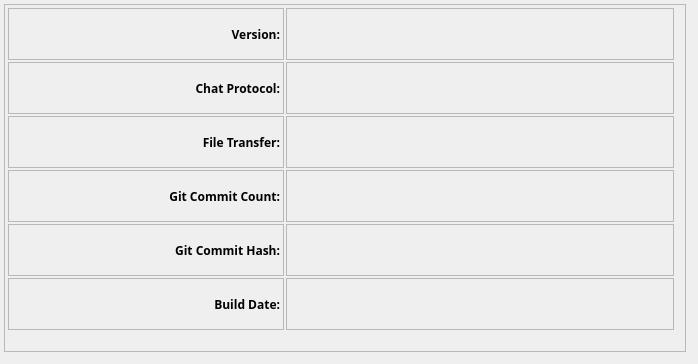
<?xml version="1.0" encoding="UTF-8"?>

<ui version="4.0">

 <class>form_About</class>

 <widget class="QDialog" name="form_About">

  <property name="enabled">

   <bool>true</bool>

  </property>

  <property name="geometry">

   <rect>

    <x>0</x>

    <y>0</y>

<width>698</width>
<height>364</height>
   </rect>

  </property>

  <property name="sizePolicy">

   <sizepolicy hsizetype="MinimumExpanding" vsizetype="MinimumExpanding">

    <horstretch>0</horstretch>

    <verstretch>0</verstretch>

   </sizepolicy>

  </property>

  <property name="minimumSize">

   <size>

<width>698</width>
<height>364</height>
   </size>

  </property>

  <property name="maximumSize">

   <size>

<width>698</width>
<height>364</height>
   </size>

  </property>

  <property name="sizeIncrement">

   <size>

<width>0</width>
<height>0</height>
   </size>

  </property>

  <property name="font">

   <font>

    <pointsize>9</pointsize>

   </font>

  </property>

  <property name="windowTitle">

   <string>About I2PChat</string>

  </property>

  <property name="windowIcon">

   <iconset resource="resourcen.qrc">

    <normaloff>:/icons/about.svg</normaloff>:/icons/about.svg</iconset>

  </property>

  <property name="locale">

   <locale language="English" country="UnitedStates"/>

  </property>

  <property name="modal">

   <bool>false</bool>

  </property>

  <widget class="QFrame" name="frame">

   <property name="geometry">

    <rect>

     <x>4</x>

     <y>4</y>

<width>682</width>
<height>348</height>
    </rect>

   </property>

   <property name="minimumSize">

    <size>

<width>682</width>
<height>348</height>
    </size>

   </property>

   <property name="maximumSize">

    <size>

<width>682</width>
<height>348</height>
    </size>

   </property>

   <property name="frameShape">

    <enum>QFrame::StyledPanel</enum>

   </property>

   <property name="frameShadow">

    <enum>QFrame::Raised</enum>

   </property>

   <widget class="QWidget" name="layoutWidget1">

    <property name="geometry">

     <rect>

      <x>4</x>

      <y>4</y>

<width>666</width>
<height>336</height>
     </rect>

    </property>

    <layout class="QGridLayout" name="gridLayout_2" columnstretch="0,10">

     <property name="sizeConstraint">

      <enum>QLayout::SetMaximumSize</enum>

     </property>

     <property name="spacing">

      <number>2</number>

     </property>

     <item row="0" column="0" alignment="Qt::AlignRight">

      <widget class="QLabel" name="label">

       <property name="minimumSize">

        <size>

<width>276</width>
<height>52</height>
        </size>

       </property>

       <property name="maximumSize">

        <size>

<width>276</width>
<height>52</height>
        </size>

       </property>

       <property name="baseSize">

        <size>

<width>200</width>
<height>0</height>
        </size>

       </property>

       <property name="font">

        <font>

         <family>Sans Serif</family>

         <pointsize>9</pointsize>

         <weight>75</weight>

         <bold>true</bold>

        </font>

       </property>

       <property name="autoFillBackground">

        <bool>true</bool>

       </property>

       <property name="frameShape">

        <enum>QFrame::StyledPanel</enum>

       </property>

       <property name="frameShadow">

        <enum>QFrame::Raised</enum>

       </property>

       <property name="text">

        <string>Version:</string>

       </property>

       <property name="alignment">

        <set>Qt::AlignRight|Qt::AlignTrailing|Qt::AlignVCenter</set>

       </property>

       <property name="margin">

        <number>4</number>

       </property>

      </widget>

     </item>

     <item row="0" column="1">

      <widget class="QLabel" name="label_9">

       <property name="minimumSize">

        <size>

<width>0</width>
<height>52</height>
        </size>

       </property>

       <property name="maximumSize">

        <size>

<width>33554430</width>
<height>52</height>
        </size>

       </property>

       <property name="autoFillBackground">

        <bool>true</bool>

       </property>

       <property name="frameShape">

        <enum>QFrame::StyledPanel</enum>

       </property>

       <property name="frameShadow">

        <enum>QFrame::Raised</enum>

       </property>

       <property name="text">

        <string>&lt;app version&gt;</string>

       </property>

       <property name="margin">

        <number>4</number>

       </property>

      </widget>

     </item>

     <item row="1" column="0" alignment="Qt::AlignRight">

      <widget class="QLabel" name="label_2">

       <property name="minimumSize">

        <size>

<width>276</width>
<height>52</height>
        </size>

       </property>

       <property name="maximumSize">

        <size>

<width>276</width>
<height>52</height>
        </size>

       </property>

       <property name="baseSize">

        <size>

<width>200</width>
<height>0</height>
        </size>

       </property>

       <property name="font">

        <font>

         <family>Sans Serif</family>

         <pointsize>9</pointsize>

         <weight>75</weight>

         <bold>true</bold>

        </font>

       </property>

       <property name="autoFillBackground">

        <bool>true</bool>

       </property>

       <property name="frameShape">

        <enum>QFrame::StyledPanel</enum>

       </property>

       <property name="frameShadow">

        <enum>QFrame::Raised</enum>

       </property>

       <property name="text">

        <string>Chat Protocol:</string>

       </property>

       <property name="alignment">

        <set>Qt::AlignRight|Qt::AlignTrailing|Qt::AlignVCenter</set>

       </property>

       <property name="margin">

        <number>4</number>

       </property>

      </widget>

     </item>

     <item row="2" column="0" alignment="Qt::AlignRight">

      <widget class="QLabel" name="label_6">

       <property name="minimumSize">

        <size>

<width>276</width>
<height>52</height>
        </size>

       </property>

       <property name="maximumSize">

        <size>

<width>276</width>
<height>52</height>
        </size>

       </property>

       <property name="baseSize">

        <size>

<width>240</width>
<height>0</height>
        </size>

       </property>

       <property name="font">

        <font>

         <family>Sans Serif</family>

         <pointsize>9</pointsize>

         <weight>75</weight>

         <bold>true</bold>

        </font>

       </property>

       <property name="autoFillBackground">

        <bool>true</bool>

       </property>

       <property name="frameShape">

        <enum>QFrame::StyledPanel</enum>

       </property>

       <property name="frameShadow">

        <enum>QFrame::Raised</enum>

       </property>

       <property name="text">

        <string>File Transfer:</string>

       </property>

       <property name="alignment">

        <set>Qt::AlignRight|Qt::AlignTrailing|Qt::AlignVCenter</set>

       </property>

       <property name="margin">

        <number>4</number>

       </property>

      </widget>

     </item>

     <item row="3" column="1">

      <widget class="QLabel" name="labelGitCommitCount">

       <property name="minimumSize">

        <size>

<width>0</width>
<height>52</height>
        </size>

       </property>

       <property name="maximumSize">

        <size>

<width>33554430</width>
<height>52</height>
        </size>

       </property>

       <property name="autoFillBackground">

        <bool>true</bool>

       </property>

       <property name="frameShape">

        <enum>QFrame::StyledPanel</enum>

       </property>

       <property name="frameShadow">

        <enum>QFrame::Raised</enum>

       </property>

       <property name="text">

        <string>&lt;git c c&gt;</string>

       </property>

       <property name="margin">

        <number>4</number>

       </property>

      </widget>

     </item>

     <item row="3" column="0" alignment="Qt::AlignRight">

      <widget class="QLabel" name="label_5">

       <property name="minimumSize">

        <size>

<width>276</width>
<height>52</height>
        </size>

       </property>

       <property name="maximumSize">

        <size>

<width>276</width>
<height>52</height>
        </size>

       </property>

       <property name="baseSize">

        <size>

<width>200</width>
<height>0</height>
        </size>

       </property>

       <property name="font">

        <font>

         <family>Sans Serif</family>

         <pointsize>9</pointsize>

         <weight>75</weight>

         <bold>true</bold>

        </font>

       </property>

       <property name="autoFillBackground">

        <bool>true</bool>

       </property>

       <property name="frameShape">

        <enum>QFrame::StyledPanel</enum>

       </property>

       <property name="frameShadow">

        <enum>QFrame::Raised</enum>

       </property>

       <property name="text">

        <string>Git Commit Count:</string>

       </property>

       <property name="alignment">

        <set>Qt::AlignRight|Qt::AlignTrailing|Qt::AlignVCenter</set>

       </property>

       <property name="margin">

        <number>4</number>

       </property>

      </widget>

     </item>

     <item row="2" column="1">

      <widget class="QLabel" name="label_supportedVersion">

       <property name="minimumSize">

        <size>

<width>0</width>
<height>52</height>
        </size>

       </property>

       <property name="maximumSize">

        <size>

<width>33554430</width>
<height>52</height>
        </size>

       </property>

       <property name="autoFillBackground">

        <bool>true</bool>

       </property>

       <property name="frameShape">

        <enum>QFrame::StyledPanel</enum>

       </property>

       <property name="frameShadow">

        <enum>QFrame::Raised</enum>

       </property>

       <property name="text">

        <string>&lt;protocol values&gt;</string>

       </property>

       <property name="margin">

        <number>4</number>

       </property>

      </widget>

     </item>

     <item row="1" column="1">

      <widget class="QLabel" name="label_10">

       <property name="minimumSize">

        <size>

<width>0</width>
<height>52</height>
        </size>

       </property>

       <property name="maximumSize">

        <size>

<width>33554430</width>
<height>52</height>
        </size>

       </property>

       <property name="autoFillBackground">

        <bool>true</bool>

       </property>

       <property name="frameShape">

        <enum>QFrame::StyledPanel</enum>

       </property>

       <property name="frameShadow">

        <enum>QFrame::Raised</enum>

       </property>

       <property name="text">

        <string>&lt;protocol version&gt;</string>

       </property>

       <property name="margin">

        <number>4</number>

       </property>

      </widget>

     </item>

     <item row="5" column="1">

      <widget class="QLabel" name="label_dateCompile">

       <property name="minimumSize">

        <size>

<width>0</width>
<height>52</height>
        </size>

       </property>

       <property name="maximumSize">

        <size>

<width>33554430</width>
<height>52</height>
        </size>

       </property>

       <property name="autoFillBackground">

        <bool>true</bool>

       </property>

       <property name="frameShape">

        <enum>QFrame::StyledPanel</enum>

       </property>

       <property name="frameShadow">

        <enum>QFrame::Raised</enum>

       </property>

       <property name="text">

        <string>&lt;date built&gt;</string>

       </property>

       <property name="margin">

        <number>4</number>

       </property>

      </widget>

     </item>

     <item row="4" column="0" alignment="Qt::AlignRight">

      <widget class="QLabel" name="label_7">

       <property name="minimumSize">

        <size>

<width>276</width>
<height>52</height>
        </size>

       </property>

       <property name="maximumSize">

        <size>

<width>276</width>
<height>52</height>
        </size>

       </property>

       <property name="baseSize">

        <size>

<width>200</width>
<height>0</height>
        </size>

       </property>

       <property name="font">

        <font>

         <family>Sans Serif</family>

         <pointsize>9</pointsize>

         <weight>75</weight>

         <bold>true</bold>

        </font>

       </property>

       <property name="autoFillBackground">

        <bool>true</bool>

       </property>

       <property name="frameShape">

        <enum>QFrame::StyledPanel</enum>

       </property>

       <property name="frameShadow">

        <enum>QFrame::Raised</enum>

       </property>

       <property name="text">

        <string>Git Commit Hash:</string>

       </property>

       <property name="alignment">

        <set>Qt::AlignRight|Qt::AlignTrailing|Qt::AlignVCenter</set>

       </property>

       <property name="margin">

        <number>4</number>

       </property>

      </widget>

     </item>

     <item row="5" column="0" alignment="Qt::AlignRight">

      <widget class="QLabel" name="label_3">

       <property name="minimumSize">

        <size>

<width>276</width>
<height>52</height>
        </size>

       </property>

       <property name="maximumSize">

        <size>

<width>276</width>
<height>52</height>
        </size>

       </property>

       <property name="baseSize">

        <size>

<width>200</width>
<height>0</height>
        </size>

       </property>

       <property name="font">

        <font>

         <family>Sans Serif</family>

         <pointsize>9</pointsize>

         <weight>75</weight>

         <bold>true</bold>

        </font>

       </property>

       <property name="autoFillBackground">

        <bool>true</bool>

       </property>

       <property name="frameShape">

        <enum>QFrame::StyledPanel</enum>

       </property>

       <property name="frameShadow">

        <enum>QFrame::Raised</enum>

       </property>

       <property name="text">

        <string>Build Date:</string>

       </property>

       <property name="alignment">

        <set>Qt::AlignRight|Qt::AlignTrailing|Qt::AlignVCenter</set>

       </property>

       <property name="margin">

        <number>4</number>

       </property>

      </widget>

     </item>

     <item row="4" column="1">

      <widget class="QLabel" name="gitCommitHashTextBrowser">

       <property name="minimumSize">

        <size>

<width>0</width>
<height>52</height>
        </size>

       </property>

       <property name="maximumSize">

        <size>

<width>33554430</width>
<height>52</height>
        </size>

       </property>

       <property name="autoFillBackground">

        <bool>true</bool>

       </property>

       <property name="frameShape">

        <enum>QFrame::StyledPanel</enum>

       </property>

       <property name="frameShadow">

        <enum>QFrame::Raised</enum>

       </property>

       <property name="text">

        <string/>

       </property>

       <property name="margin">

        <number>4</number>

       </property>

      </widget>

     </item>

    </layout>

   </widget>

  </widget>

 </widget>

 <resources>

  <include location="resourcen.qrc"/>

 </resources>

 <connections/>

</ui>
